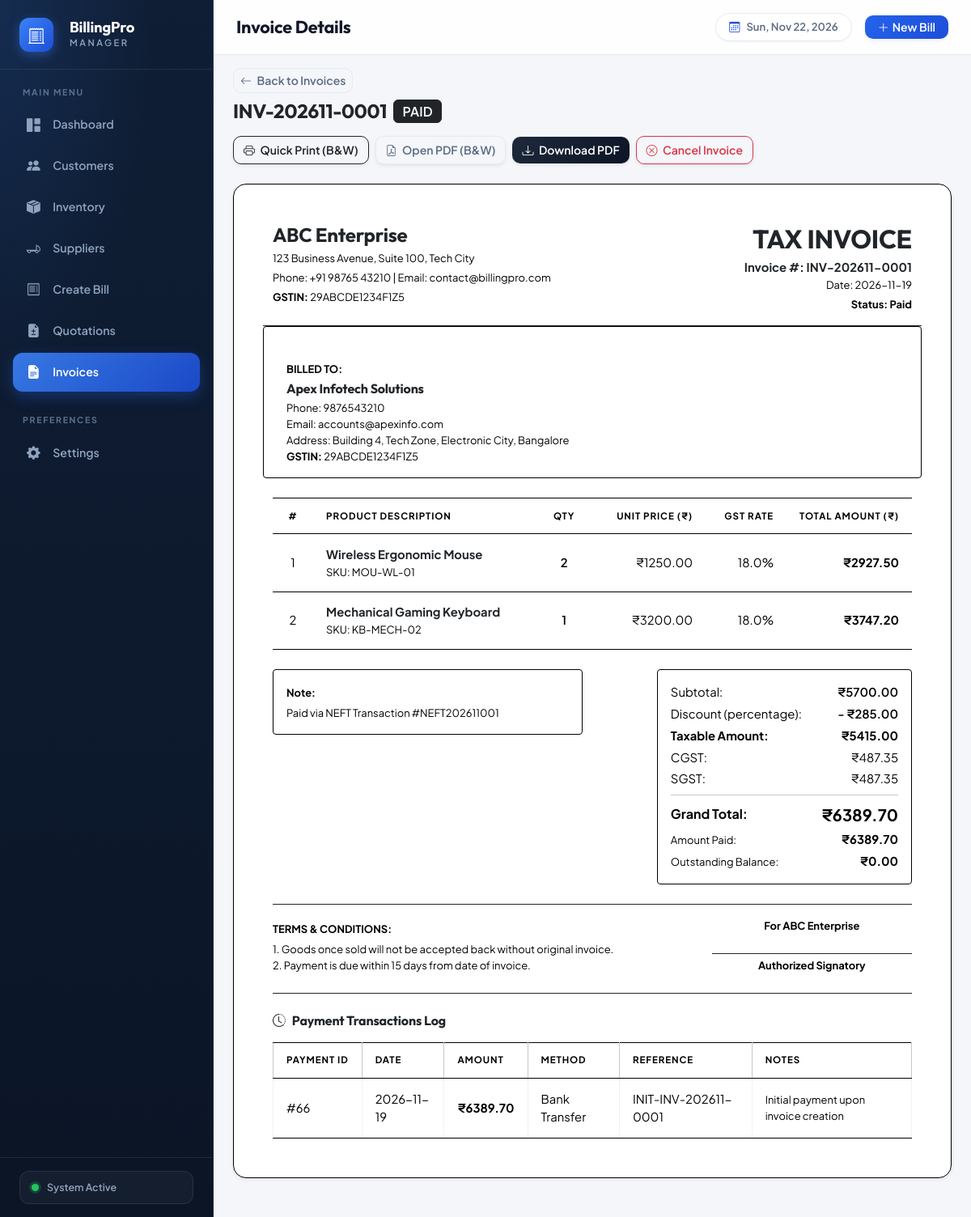
Screenshot of /invoices/53 with the database file from the repository.
### tables this page shows
CREATE TABLE invoices (
    id INTEGER PRIMARY KEY AUTOINCREMENT,
    invoice_number TEXT UNIQUE NOT NULL,
    customer_id INTEGER NOT NULL REFERENCES customers(id) ON DELETE RESTRICT,
    invoice_date DATE NOT NULL,
    subtotal REAL NOT NULL DEFAULT 0.0,
    discount_type TEXT DEFAULT 'fixed',
    discount_value REAL NOT NULL DEFAULT 0.0,
    discount_amount REAL NOT NULL DEFAULT 0.0,
    taxable_amount REAL NOT NULL DEFAULT 0.0,
    tax_type TEXT NOT NULL DEFAULT 'intra_state',
    cgst_amount REAL NOT NULL DEFAULT 0.0,
    sgst_amount REAL NOT NULL DEFAULT 0.0,
    igst_amount REAL NOT NULL DEFAULT 0.0,
    total_tax REAL NOT NULL DEFAULT 0.0,
    grand_total REAL NOT NULL DEFAULT 0.0,
    paid_amount REAL NOT NULL DEFAULT 0.0,
    balance_amount REAL NOT NULL DEFAULT 0.0,
    payment_status TEXT NOT NULL DEFAULT 'Unpaid',
    status TEXT NOT NULL DEFAULT 'active',
    notes TEXT,
    created_at TIMESTAMP DEFAULT CURRENT_TIMESTAMP,
    updated_at TIMESTAMP DEFAULT CURRENT_TIMESTAMP
);

CREATE TABLE business_settings (
    id INTEGER PRIMARY KEY CHECK (id = 1),
    business_name TEXT NOT NULL DEFAULT 'Billing Pro Enterprises',
    logo_path TEXT DEFAULT 'static/images/logo.png',
    address TEXT DEFAULT '123 Business Avenue, Suite 100, Tech City',
    phone TEXT DEFAULT '+91 98765 43210',
    email TEXT DEFAULT 'contact@billingpro.com',
    gstin TEXT DEFAULT '29ABCDE1234F1Z5',
    currency_symbol TEXT DEFAULT '₹',
    terms_conditions TEXT DEFAULT '1. Goods once sold will not be accepted back without invoice.
2. Payment is due within 15 days.',
    updated_at TIMESTAMP DEFAULT CURRENT_TIMESTAMP
);

CREATE TABLE customers (
    id INTEGER PRIMARY KEY AUTOINCREMENT,
    customer_id TEXT UNIQUE NOT NULL,
    name TEXT NOT NULL,
    phone TEXT NOT NULL,
    email TEXT,
    address TEXT,
    gstin TEXT,
    created_at TIMESTAMP DEFAULT CURRENT_TIMESTAMP,
    updated_at TIMESTAMP DEFAULT CURRENT_TIMESTAMP
);

CREATE TABLE invoice_items (
    id INTEGER PRIMARY KEY AUTOINCREMENT,
    invoice_id INTEGER NOT NULL REFERENCES invoices(id) ON DELETE CASCADE,
    product_id INTEGER REFERENCES products(id) ON DELETE SET NULL,
    product_name TEXT NOT NULL,
    sku TEXT,
    quantity INTEGER NOT NULL,
    unit_price REAL NOT NULL,
    gst_rate REAL NOT NULL DEFAULT 0.0,
    gst_amount REAL NOT NULL DEFAULT 0.0,
    total_amount REAL NOT NULL,
    created_at TIMESTAMP DEFAULT CURRENT_TIMESTAMP
);

CREATE TABLE payments (
    id INTEGER PRIMARY KEY AUTOINCREMENT,
    invoice_id INTEGER NOT NULL REFERENCES invoices(id) ON DELETE CASCADE,
    payment_date DATE NOT NULL,
    amount REAL NOT NULL,
    payment_method TEXT NOT NULL,
    reference_number TEXT,
    notes TEXT,
    created_at TIMESTAMP DEFAULT CURRENT_TIMESTAMP
);

### routes/invoices.py (the view)
@invoices_bp.route('/<int:invoice_id>', methods=['GET'])
def view_invoice(invoice_id):
    invoice = InvoiceModel.get_by_id(invoice_id)
    if not invoice:
        flash('Invoice not found.', 'danger')
        return redirect(url_for('invoices.list_invoices'))
    settings = PDFService.get_business_settings()
    return render_template('invoice_detail.html', invoice=invoice, settings=settings, payment_methods=PaymentModel.PAYMENT_METHODS)

### templates/invoice_detail.html (shortened to what this page needs)
{% extends 'base.html' %}
{% block page_title %}Invoice Details{% endblock %}
{% block content %}
<div class="row g-3 mb-4 no-print">
    <div class="col-12 d-flex flex-wrap justify-content-between align-items-center gap-3">
        <div>
            <a href="{{ url_for('invoices.list_invoices') }}" class="btn btn-outline-secondary btn-sm mb-2">
                <i class="bi bi-arrow-left me-1"></i> Back to Invoices
            </a>
            <div class="d-flex align-items-center gap-2">
                <h4 class="mb-0 fw-bold text-dark">{{ invoice.invoice_number }}</h4>
                <span class="badge bg-dark border border-dark fs-6">{{ invoice.payment_status|upper }}</span>
            </div>
        </div>
        <div class="d-flex flex-wrap align-items-center gap-2">
            <button type="button" onclick="window.print()" class="btn btn-outline-dark shadow-sm">
                <i class="bi bi-printer me-1"></i> Quick Print (B&W)
            </button>
            <a href="{{ url_for('invoices.print_pdf', invoice_id=invoice.id) }}" target="_blank" class="btn btn-outline-secondary shadow-sm">
                <i class="bi bi-file-earmark-pdf me-1"></i> Open PDF (B&W)
            </a>
            <a href="{{ url_for('invoices.download_pdf', invoice_id=invoice.id) }}" class="btn btn-dark shadow-sm">
                <i class="bi bi-download me-1"></i> Download PDF
            </a>
            {% if invoice.status != 'cancelled' %}
                <button type="button" class="btn btn-outline-danger shadow-sm" data-bs-toggle="modal" data-bs-target="#cancelInvoiceModal">
                    <i class="bi bi-x-circle me-1"></i> Cancel Invoice
                </button>
            {% endif %}
        </div>
    </div>
</div>
<div class="card invoice-card shadow-sm p-4 p-md-5 mb-4">
    <div class="invoice-body-content">
        <div class="row g-4 mb-4 pb-3 border-bottom border-dark">
            <div class="col-sm-7">
                <h4 class="fw-bold text-dark mb-1">{{ settings.business_name }}</h4>
                {% if settings.address %}
                    <p class="small mb-1">{{ settings.address }}</p>
                {% endif %}
                <p class="small mb-1">
                    {% if settings.phone %}Phone: {{ settings.phone }}{% endif %}
                    {% if settings.phone and settings.email %} | {% endif %}
                    {% if settings.email %}Email: {{ settings.email }}{% endif %}
                </p>
                {% if settings.gstin %}
                    <p class="small mb-0"><strong>GSTIN:</strong> {{ settings.gstin }}</p>
                {% endif %}
            </div>
            <div class="col-sm-5 text-sm-end">
                <h2 class="fw-bold mb-1 text-dark">TAX INVOICE</h2>
                <div class="fw-bold text-dark">Invoice #: {{ invoice.invoice_number }}</div>
                <div class="small">Date: {{ invoice.invoice_date }}</div>
                <div class="fw-bold small mt-1">Status: {{ invoice.payment_status }}</div>
            </div>
        </div>
        <div class="row g-4 mb-4 p-3 invoice-box-border rounded-1">
            <div class="col-12">
                <span class="small fw-bold text-uppercase">BILLED TO:</span>
                <h6 class="fw-bold text-dark mt-1 mb-1">{{ invoice.customer_name }}</h6>
                {% if invoice.customer_phone and invoice.customer_phone != '—' %}
                    <div class="small">Phone: {{ invoice.customer_phone }}</div>
                {% endif %}
                {% if invoice.customer_email and invoice.customer_email != '—' %}
                    <div class="small">Email: {{ invoice.customer_email }}</div>
                {% endif %}
                {% if invoice.customer_address and invoice.customer_address != '—' %}
                    <div class="small">Address: {{ invoice.customer_address }}</div>
                {% endif %}
                {% if invoice.customer_gstin and invoice.customer_gstin != '—' %}
                    <div class="small"><strong>GSTIN:</strong> {{ invoice.customer_gstin }}</div>
                {% endif %}
            </div>
        </div>
        <div class="table-responsive mb-4">
            <table class="table align-middle mb-0">
                <thead>
                    <tr>
                        <th style="width: 50px;" class="text-center">#</th>
                        <th>Product Description</th>
                        <th style="width: 90px;" class="text-center">Qty</th>
                        <th style="width: 130px;" class="text-end">Unit Price (₹)</th>
                        <th style="width: 100px;" class="text-end">GST Rate</th>
                        <th style="width: 140px;" class="text-end">Total Amount (₹)</th>
                    </tr>
                </thead>
                <tbody>
                    {% for it in invoice['items'] %}
                    <tr>
                        <td class="text-center">{{ loop.index }}</td>
                        <td>
                            <div class="fw-bold text-dark">{{ it.product_name }}</div>
                            {% if it.sku %}
                                <div class="small">SKU: {{ it.sku }}</div>
                            {% endif %}
                        </td>
                        <td class="text-center fw-semibold">{{ it.quantity }}</td>
                        <td class="text-end">₹{{ "%.2f"|format(it.unit_price) }}</td>
                        <td class="text-end">{{ it.gst_rate }}%</td>
                        <td class="text-end fw-bold text-dark">₹{{ "%.2f"|format(it.total_amount) }}</td>
                    </tr>
                    {% endfor %}
                </tbody>
            </table>
        </div>
        <div class="row g-4 justify-content-between mb-4">
            <div class="col-md-6">
                {% if invoice.notes and invoice.notes.strip() %}
                    <div class="p-3 invoice-box-border rounded-1">
                        <span class="small fw-bold">Note:</span>
                        <div class="small mt-1">{{ invoice.notes }}</div>
                    </div>
                {% endif %}
            </div>
            <div class="col-md-6 col-lg-5">
                <div class="p-3 invoice-box-border rounded-1">
                    <div class="d-flex justify-content-between mb-1">
                        <span>Subtotal:</span>
                        <span class="fw-semibold">₹{{ "%.2f"|format(invoice.subtotal) }}</span>
                    </div>
                    {% if invoice.discount_amount > 0 %}
                    <div class="d-flex justify-content-between mb-1">
                        <span>Discount ({{ invoice.discount_type }}):</span>
                        <span class="fw-semibold">- ₹{{ "%.2f"|format(invoice.discount_amount) }}</span>
                    </div>
                    {% endif %}
                    <div class="d-flex justify-content-between mb-1">
                        <span class="fw-bold">Taxable Amount:</span>
                        <span class="fw-bold">₹{{ "%.2f"|format(invoice.taxable_amount) }}</span>
                    </div>
                    {% if invoice.tax_type == 'intra_state' %}
                        <div class="d-flex justify-content-between mb-1">
                            <span>CGST:</span>
                            <span>₹{{ "%.2f"|format(invoice.cgst_amount) }}</span>
                        </div>
                        <div class="d-flex justify-content-between mb-1">
                            <span>SGST:</span>
                            <span>₹{{ "%.2f"|format(invoice.sgst_amount) }}</span>
                        </div>
                    {% elif invoice.tax_type == 'inter_state' %}
                        <div class="d-flex justify-content-between mb-1">
                            <span>IGST:</span>
                            <span>₹{{ "%.2f"|format(invoice.igst_amount) }}</span>
                        </div>
                    {% endif %}
                    <hr class="my-2 border-dark">
                    <div class="d-flex justify-content-between align-items-center mb-1">
                        <span class="fw-bold fs-6">Grand Total:</span>
                        <span class="fw-bold fs-5">₹{{ "%.2f"|format(invoice.grand_total) }}</span>
                    </div>
                    <div class="d-flex justify-content-between align-items-center mb-1">
                        <span class="small">Amount Paid:</span>
                        <span class="fw-bold">₹{{ "%.2f"|format(invoice.paid_amount) }}</span>
                    </div>
                    <div class="d-flex justify-content-between align-items-center">
                        <span class="small">Outstanding Balance:</span>
                        <span class="fw-bold">₹{{ "%.2f"|format(invoice.balance_amount) }}</span>
                    </div>
                </div>
            </div>
        </div>
    </div>
    <div class="invoice-footer-section border-top border-dark pt-3">
        <div class="row g-4 align-items-end">
            <div class="col-8">
                <span class="fw-bold small text-uppercase">Terms & Conditions:</span>
                <p class="small mb-0 mt-1" style="white-space: pre-line;">{{ settings.terms_conditions }}</p>
            </div>
            <div class="col-4 text-center">
                <div class="small fw-bold mb-4">For {{ settings.business_name }}</div>
                <div class="border-top border-dark pt-1 small fw-bold">Authorized Signatory</div>
            </div>
        </div>
    </div>
    <div class="border-top border-dark pt-4 mt-4 no-print">
        <h6 class="fw-bold text-dark mb-3"><i class="bi bi-clock-history me-2"></i>Payment Transactions Log</h6>
        {% if invoice['payments'] %}
            <div class="table-responsive">
                <table class="table table-sm table-bordered align-middle mb-0">
                    <thead class="table-light">
                        <tr>
                            <th>Payment ID</th>
                            <th>Date</th>
                            <th>Amount</th>
                            <th>Method</th>
                            <th>Reference</th>
                            <th>Notes</th>
                        </tr>
                    </thead>
                    <tbody>
                        {% for p in invoice['payments'] %}
                        <tr>
                            <td>#{{ p.id }}</td>
                            <td>{{ p.payment_date }}</td>
                            <td class="fw-bold">₹{{ "%.2f"|format(p.amount) }}</td>
                            <td>{{ p.payment_method }}</td>
                            <td>{{ p.reference_number or '—' }}</td>
                            <td class="small">{{ p.notes or '—' }}</td>
                        </tr>
                        {% endfor %}
                    </tbody>
                </table>
            </div>
        {% else %}
            <p class="text-muted small mb-0">No payment records logged for this invoice.</p>
        {% endif %}
    </div>
</div>
{% endblock %}

### rows the page displays
invoices: invoice_number "INV-202611-0001", payment_status "PAID", invoice_date "2026-11-19", payment_status "Paid", notes "Paid via NEFT Transaction #NEFT202611001", subtotal "5700.00", discount_type "percentage", discount_amount "285.00", taxable_amount "5415.00", cgst_amount "487.35", sgst_amount "487.35", grand_total "6389.70", paid_amount "6389.70", balance_amount "0.00"
business_settings: business_name "ABC Enterprise", address "123 Business Avenue, Suite 100, Tech City", phone "+91 98765 43210", email "contact@billingpro.com", gstin "29ABCDE1234F1Z5", terms_conditions "1. Goods once sold will not be accepted back without original invoice. 2. Payment is due within 15 days from date of invoice."
customers: customer_name "Apex Infotech Solutions", customer_phone "9876543210", customer_email "accounts@apexinfo.com", customer_address "Building 4, Tech Zone, Electronic City, Bangalore", customer_gstin "29ABCDE1234F1Z5"
invoice_items: product_name "Wireless Ergonomic Mouse", sku "MOU-WL-01", quantity "2", unit_price "1250.00", gst_rate "18.0", total_amount "2927.50"
invoice_items: product_name "Mechanical Gaming Keyboard", sku "KB-MECH-02", quantity "1", unit_price "3200.00", gst_rate "18.0", total_amount "3747.20"
payments: id "66", payment_date "2026-11-19", amount "6389.70", payment_method "Bank Transfer", reference_number "INIT-INV-202611-0001", notes "Initial payment upon invoice creation"
